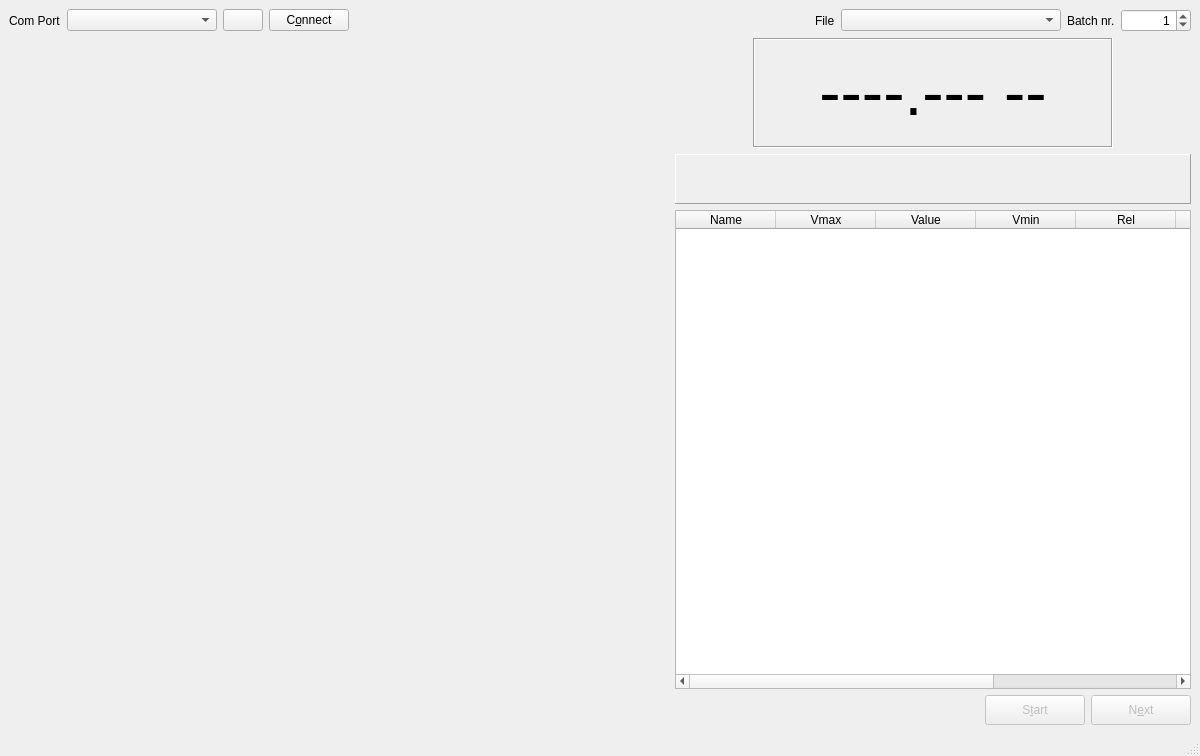
<?xml version="1.0" encoding="UTF-8"?>
<ui version="4.0">
 <class>MainWindow</class>
 <widget class="QMainWindow" name="MainWindow">
  <property name="geometry">
   <rect>
    <x>0</x>
    <y>0</y>
    <width>1200</width>
    <height>756</height>
   </rect>
  </property>
  <property name="minimumSize">
   <size>
    <width>1200</width>
    <height>756</height>
   </size>
  </property>
  <property name="windowTitle">
   <string>DMMREC</string>
  </property>
  <property name="windowIcon">
   <iconset>
    <normaloff>Iconos/DMMREC.png</normaloff>Iconos/DMMREC.png</iconset>
  </property>
  <widget class="QWidget" name="centralwidget">
   <layout class="QGridLayout" name="gridLayout_2">
    <item row="0" column="0" colspan="2">
     <layout class="QHBoxLayout" name="horizontalLayout_Botones">
      <item>
       <widget class="QLabel" name="label_Com">
        <property name="text">
         <string>Com Port</string>
        </property>
       </widget>
      </item>
      <item>
       <widget class="QComboBox" name="comboBoxPort">
        <property name="minimumSize">
         <size>
          <width>150</width>
          <height>0</height>
         </size>
        </property>
        <property name="focusPolicy">
         <enum>Qt::NoFocus</enum>
        </property>
       </widget>
      </item>
      <item>
       <widget class="QPushButton" name="Buttonrefresh">
        <property name="text">
         <string/>
        </property>
        <property name="icon">
         <iconset>
          <normaloff>Iconos/Ico_refresh.png</normaloff>Iconos/Ico_refresh.png</iconset>
        </property>
       </widget>
      </item>
      <item>
       <widget class="QPushButton" name="Button_connect">
        <property name="text">
         <string>C&amp;onnect</string>
        </property>
       </widget>
      </item>
      <item>
       <spacer name="horizontalSpacer">
        <property name="orientation">
         <enum>Qt::Horizontal</enum>
        </property>
        <property name="sizeHint" stdset="0">
         <size>
          <width>60</width>
          <height>20</height>
         </size>
        </property>
       </spacer>
      </item>
      <item>
       <widget class="QLabel" name="label_Art">
        <property name="text">
         <string>File</string>
        </property>
       </widget>
      </item>
      <item>
       <widget class="QComboBox" name="comboBoxArt">
        <property name="minimumSize">
         <size>
          <width>220</width>
          <height>0</height>
         </size>
        </property>
       </widget>
      </item>
      <item>
       <widget class="QLabel" name="label_Orden">
        <property name="text">
         <string>Batch nr.</string>
        </property>
       </widget>
      </item>
      <item>
       <widget class="QSpinBox" name="spinBoxorden">
        <property name="minimumSize">
         <size>
          <width>70</width>
          <height>0</height>
         </size>
        </property>
        <property name="alignment">
         <set>Qt::AlignRight|Qt::AlignTrailing|Qt::AlignVCenter</set>
        </property>
        <property name="minimum">
         <number>0</number>
        </property>
        <property name="maximum">
         <number>9999</number>
        </property>
        <property name="value">
         <number>1</number>
        </property>
       </widget>
      </item>
     </layout>
    </item>
    <item row="1" column="0">
     <widget class="QWidget" name="widget" native="true">
      <property name="minimumSize">
       <size>
        <width>660</width>
        <height>660</height>
       </size>
      </property>
      <layout class="QGridLayout" name="gridLayout">
       <item row="0" column="0">
        <widget class="QLabel" name="label_im">
         <property name="minimumSize">
          <size>
           <width>640</width>
           <height>640</height>
          </size>
         </property>
         <property name="maximumSize">
          <size>
           <width>640</width>
           <height>640</height>
          </size>
         </property>
         <property name="palette">
          <palette>
           <active>
            <colorrole role="WindowText">
             <brush brushstyle="SolidPattern">
              <color alpha="255">
               <red>0</red>
               <green>0</green>
               <blue>0</blue>
              </color>
             </brush>
            </colorrole>
            <colorrole role="Button">
             <brush brushstyle="SolidPattern">
              <color alpha="255">
               <red>255</red>
               <green>255</green>
               <blue>255</blue>
              </color>
             </brush>
            </colorrole>
            <colorrole role="Light">
             <brush brushstyle="SolidPattern">
              <color alpha="255">
               <red>255</red>
               <green>255</green>
               <blue>255</blue>
              </color>
             </brush>
            </colorrole>
            <colorrole role="Midlight">
             <brush brushstyle="SolidPattern">
              <color alpha="255">
               <red>255</red>
               <green>255</green>
               <blue>255</blue>
              </color>
             </brush>
            </colorrole>
            <colorrole role="Dark">
             <brush brushstyle="SolidPattern">
              <color alpha="255">
               <red>127</red>
               <green>127</green>
               <blue>127</blue>
              </color>
             </brush>
            </colorrole>
            <colorrole role="Mid">
             <brush brushstyle="SolidPattern">
              <color alpha="255">
               <red>170</red>
               <green>170</green>
               <blue>170</blue>
              </color>
             </brush>
            </colorrole>
            <colorrole role="Text">
             <brush brushstyle="SolidPattern">
              <color alpha="255">
               <red>0</red>
               <green>0</green>
               <blue>0</blue>
              </color>
             </brush>
            </colorrole>
            <colorrole role="BrightText">
             <brush brushstyle="SolidPattern">
              <color alpha="255">
               <red>255</red>
               <green>255</green>
               <blue>255</blue>
              </color>
             </brush>
            </colorrole>
            <colorrole role="ButtonText">
             <brush brushstyle="SolidPattern">
              <color alpha="255">
               <red>0</red>
               <green>0</green>
               <blue>0</blue>
              </color>
             </brush>
            </colorrole>
            <colorrole role="Base">
             <brush brushstyle="SolidPattern">
              <color alpha="255">
               <red>255</red>
               <green>255</green>
               <blue>255</blue>
              </color>
             </brush>
            </colorrole>
            <colorrole role="Window">
             <brush brushstyle="SolidPattern">
              <color alpha="255">
               <red>255</red>
               <green>255</green>
               <blue>255</blue>
              </color>
             </brush>
            </colorrole>
            <colorrole role="Shadow">
             <brush brushstyle="SolidPattern">
              <color alpha="255">
               <red>0</red>
               <green>0</green>
               <blue>0</blue>
              </color>
             </brush>
            </colorrole>
            <colorrole role="AlternateBase">
             <brush brushstyle="SolidPattern">
              <color alpha="255">
               <red>255</red>
               <green>255</green>
               <blue>255</blue>
              </color>
             </brush>
            </colorrole>
            <colorrole role="ToolTipBase">
             <brush brushstyle="SolidPattern">
              <color alpha="255">
               <red>255</red>
               <green>255</green>
               <blue>220</blue>
              </color>
             </brush>
            </colorrole>
            <colorrole role="ToolTipText">
             <brush brushstyle="SolidPattern">
              <color alpha="255">
               <red>0</red>
               <green>0</green>
               <blue>0</blue>
              </color>
             </brush>
            </colorrole>
            <colorrole role="PlaceholderText">
             <brush brushstyle="NoBrush">
              <color alpha="128">
               <red>0</red>
               <green>0</green>
               <blue>0</blue>
              </color>
             </brush>
            </colorrole>
           </active>
           <inactive>
            <colorrole role="WindowText">
             <brush brushstyle="SolidPattern">
              <color alpha="255">
               <red>0</red>
               <green>0</green>
               <blue>0</blue>
              </color>
             </brush>
            </colorrole>
            <colorrole role="Button">
             <brush brushstyle="SolidPattern">
              <color alpha="255">
               <red>255</red>
               <green>255</green>
               <blue>255</blue>
              </color>
             </brush>
            </colorrole>
            <colorrole role="Light">
             <brush brushstyle="SolidPattern">
              <color alpha="255">
               <red>255</red>
               <green>255</green>
               <blue>255</blue>
              </color>
             </brush>
            </colorrole>
            <colorrole role="Midlight">
             <brush brushstyle="SolidPattern">
              <color alpha="255">
               <red>255</red>
               <green>255</green>
               <blue>255</blue>
              </color>
             </brush>
            </colorrole>
            <colorrole role="Dark">
             <brush brushstyle="SolidPattern">
              <color alpha="255">
               <red>127</red>
               <green>127</green>
               <blue>127</blue>
              </color>
             </brush>
            </colorrole>
            <colorrole role="Mid">
             <brush brushstyle="SolidPattern">
              <color alpha="255">
               <red>170</red>
               <green>170</green>
               <blue>170</blue>
              </color>
             </brush>
            </colorrole>
            <colorrole role="Text">
             <brush brushstyle="SolidPattern">
              <color alpha="255">
               <red>0</red>
               <green>0</green>
               <blue>0</blue>
              </color>
             </brush>
            </colorrole>
            <colorrole role="BrightText">
             <brush brushstyle="SolidPattern">
              <color alpha="255">
               <red>255</red>
               <green>255</green>
               <blue>255</blue>
              </color>
             </brush>
            </colorrole>
            <colorrole role="ButtonText">
             <brush brushstyle="SolidPattern">
              <color alpha="255">
               <red>0</red>
               <green>0</green>
               <blue>0</blue>
              </color>
             </brush>
            </colorrole>
            <colorrole role="Base">
             <brush brushstyle="SolidPattern">
              <color alpha="255">
               <red>255</red>
               <green>255</green>
               <blue>255</blue>
              </color>
             </brush>
            </colorrole>
            <colorrole role="Window">
             <brush brushstyle="SolidPattern">
              <color alpha="255">
               <red>255</red>
               <green>255</green>
               <blue>255</blue>
              </color>
             </brush>
            </colorrole>
            <colorrole role="Shadow">
             <brush brushstyle="SolidPattern">
              <color alpha="255">
               <red>0</red>
               <green>0</green>
               <blue>0</blue>
              </color>
             </brush>
            </colorrole>
            <colorrole role="AlternateBase">
             <brush brushstyle="SolidPattern">
              <color alpha="255">
               <red>255</red>
               <green>255</green>
               <blue>255</blue>
              </color>
             </brush>
            </colorrole>
            <colorrole role="ToolTipBase">
             <brush brushstyle="SolidPattern">
              <color alpha="255">
               <red>255</red>
               <green>255</green>
               <blue>220</blue>
              </color>
             </brush>
            </colorrole>
            <colorrole role="ToolTipText">
             <brush brushstyle="SolidPattern">
              <color alpha="255">
               <red>0</red>
               <green>0</green>
               <blue>0</blue>
              </color>
             </brush>
            </colorrole>
            <colorrole role="PlaceholderText">
             <brush brushstyle="NoBrush">
              <color alpha="128">
               <red>0</red>
               <green>0</green>
               <blue>0</blue>
              </color>
             </brush>
            </colorrole>
           </inactive>
           <disabled>
            <colorrole role="WindowText">
             <brush brushstyle="SolidPattern">
              <color alpha="255">
               <red>127</red>
               <green>127</green>
               <blue>127</blue>
              </color>
             </brush>
            </colorrole>
            <colorrole role="Button">
             <brush brushstyle="SolidPattern">
              <color alpha="255">
               <red>255</red>
               <green>255</green>
               <blue>255</blue>
              </color>
             </brush>
            </colorrole>
            <colorrole role="Light">
             <brush brushstyle="SolidPattern">
              <color alpha="255">
               <red>255</red>
               <green>255</green>
               <blue>255</blue>
              </color>
             </brush>
            </colorrole>
            <colorrole role="Midlight">
             <brush brushstyle="SolidPattern">
              <color alpha="255">
               <red>255</red>
               <green>255</green>
               <blue>255</blue>
              </color>
             </brush>
            </colorrole>
            <colorrole role="Dark">
             <brush brushstyle="SolidPattern">
              <color alpha="255">
               <red>127</red>
               <green>127</green>
               <blue>127</blue>
              </color>
             </brush>
            </colorrole>
            <colorrole role="Mid">
             <brush brushstyle="SolidPattern">
              <color alpha="255">
               <red>170</red>
               <green>170</green>
               <blue>170</blue>
              </color>
             </brush>
            </colorrole>
            <colorrole role="Text">
             <brush brushstyle="SolidPattern">
              <color alpha="255">
               <red>127</red>
               <green>127</green>
               <blue>127</blue>
              </color>
             </brush>
            </colorrole>
            <colorrole role="BrightText">
             <brush brushstyle="SolidPattern">
              <color alpha="255">
               <red>255</red>
               <green>255</green>
               <blue>255</blue>
              </color>
             </brush>
            </colorrole>
            <colorrole role="ButtonText">
             <brush brushstyle="SolidPattern">
              <color alpha="255">
               <red>127</red>
               <green>127</green>
               <blue>127</blue>
              </color>
             </brush>
            </colorrole>
            <colorrole role="Base">
             <brush brushstyle="SolidPattern">
              <color alpha="255">
               <red>255</red>
               <green>255</green>
               <blue>255</blue>
              </color>
             </brush>
            </colorrole>
            <colorrole role="Window">
             <brush brushstyle="SolidPattern">
              <color alpha="255">
               <red>255</red>
               <green>255</green>
               <blue>255</blue>
              </color>
             </brush>
            </colorrole>
            <colorrole role="Shadow">
             <brush brushstyle="SolidPattern">
              <color alpha="255">
               <red>0</red>
               <green>0</green>
               <blue>0</blue>
              </color>
             </brush>
            </colorrole>
            <colorrole role="AlternateBase">
             <brush brushstyle="SolidPattern">
              <color alpha="255">
               <red>255</red>
               <green>255</green>
               <blue>255</blue>
              </color>
             </brush>
            </colorrole>
            <colorrole role="ToolTipBase">
             <brush brushstyle="SolidPattern">
              <color alpha="255">
               <red>255</red>
               <green>255</green>
               <blue>220</blue>
              </color>
             </brush>
            </colorrole>
            <colorrole role="ToolTipText">
             <brush brushstyle="SolidPattern">
              <color alpha="255">
               <red>0</red>
               <green>0</green>
               <blue>0</blue>
              </color>
             </brush>
            </colorrole>
            <colorrole role="PlaceholderText">
             <brush brushstyle="NoBrush">
              <color alpha="128">
               <red>0</red>
               <green>0</green>
               <blue>0</blue>
              </color>
             </brush>
            </colorrole>
           </disabled>
          </palette>
         </property>
         <property name="text">
          <string/>
         </property>
         <property name="alignment">
          <set>Qt::AlignCenter</set>
         </property>
        </widget>
       </item>
      </layout>
     </widget>
    </item>
    <item row="1" column="1">
     <layout class="QVBoxLayout" name="verticalLayout">
      <item>
       <layout class="QHBoxLayout" name="horizontalLayout">
        <property name="sizeConstraint">
         <enum>QLayout::SetDefaultConstraint</enum>
        </property>
        <item>
         <spacer name="horizontalSpacer_3">
          <property name="orientation">
           <enum>Qt::Horizontal</enum>
          </property>
          <property name="sizeHint" stdset="0">
           <size>
            <width>40</width>
            <height>20</height>
           </size>
          </property>
         </spacer>
        </item>
        <item>
         <widget class="QLabel" name="label_bat">
          <property name="minimumSize">
           <size>
            <width>50</width>
            <height>40</height>
           </size>
          </property>
          <property name="maximumSize">
           <size>
            <width>50</width>
            <height>40</height>
           </size>
          </property>
          <property name="text">
           <string/>
          </property>
          <property name="pixmap">
           <pixmap>Iconos/ico-blank.png</pixmap>
          </property>
          <property name="scaledContents">
           <bool>true</bool>
          </property>
         </widget>
        </item>
        <item>
         <widget class="QLabel" name="label_DMM">
          <property name="minimumSize">
           <size>
            <width>360</width>
            <height>110</height>
           </size>
          </property>
          <property name="maximumSize">
           <size>
            <width>398</width>
            <height>110</height>
           </size>
          </property>
          <property name="font">
           <font>
            <pointsize>48</pointsize>
           </font>
          </property>
          <property name="locale">
           <locale language="Spanish" country="Spain"/>
          </property>
          <property name="frameShape">
           <enum>QFrame::Box</enum>
          </property>
          <property name="frameShadow">
           <enum>QFrame::Sunken</enum>
          </property>
          <property name="text">
           <string>----.--- --</string>
          </property>
          <property name="alignment">
           <set>Qt::AlignCenter</set>
          </property>
          <property name="margin">
           <number>0</number>
          </property>
         </widget>
        </item>
        <item>
         <widget class="QLabel" name="label_acdc">
          <property name="minimumSize">
           <size>
            <width>50</width>
            <height>40</height>
           </size>
          </property>
          <property name="maximumSize">
           <size>
            <width>50</width>
            <height>40</height>
           </size>
          </property>
          <property name="text">
           <string/>
          </property>
          <property name="pixmap">
           <pixmap>Iconos/ico-blank.png</pixmap>
          </property>
          <property name="scaledContents">
           <bool>true</bool>
          </property>
         </widget>
        </item>
        <item>
         <spacer name="horizontalSpacer_4">
          <property name="orientation">
           <enum>Qt::Horizontal</enum>
          </property>
          <property name="sizeHint" stdset="0">
           <size>
            <width>40</width>
            <height>20</height>
           </size>
          </property>
         </spacer>
        </item>
       </layout>
      </item>
      <item>
       <widget class="QLabel" name="label">
        <property name="minimumSize">
         <size>
          <width>480</width>
          <height>50</height>
         </size>
        </property>
        <property name="font">
         <font>
          <family>DejaVu Sans</family>
          <pointsize>26</pointsize>
          <weight>75</weight>
          <bold>true</bold>
         </font>
        </property>
        <property name="frameShape">
         <enum>QFrame::Panel</enum>
        </property>
        <property name="frameShadow">
         <enum>QFrame::Raised</enum>
        </property>
        <property name="text">
         <string/>
        </property>
        <property name="scaledContents">
         <bool>true</bool>
        </property>
        <property name="alignment">
         <set>Qt::AlignCenter</set>
        </property>
       </widget>
      </item>
      <item>
       <widget class="QTableWidget" name="tableWidget">
        <property name="minimumSize">
         <size>
          <width>500</width>
          <height>390</height>
         </size>
        </property>
        <property name="focusPolicy">
         <enum>Qt::NoFocus</enum>
        </property>
        <column>
         <property name="text">
          <string>Name</string>
         </property>
        </column>
        <column>
         <property name="text">
          <string>Vmax</string>
         </property>
        </column>
        <column>
         <property name="text">
          <string>Value</string>
         </property>
        </column>
        <column>
         <property name="text">
          <string>Vmin</string>
         </property>
        </column>
        <column>
         <property name="text">
          <string>Rel</string>
         </property>
        </column>
        <column>
         <property name="text">
          <string>%</string>
         </property>
        </column>
        <column>
         <property name="text">
          <string>Derivation</string>
         </property>
        </column>
        <column>
         <property name="text">
          <string>Pass</string>
         </property>
        </column>
       </widget>
      </item>
      <item>
       <layout class="QHBoxLayout" name="horizontalLayout_2">
        <item>
         <spacer name="horizontalSpacer_2">
          <property name="orientation">
           <enum>Qt::Horizontal</enum>
          </property>
          <property name="sizeHint" stdset="0">
           <size>
            <width>268</width>
            <height>20</height>
           </size>
          </property>
         </spacer>
        </item>
        <item>
         <widget class="QPushButton" name="pushButton_start">
          <property name="enabled">
           <bool>false</bool>
          </property>
          <property name="minimumSize">
           <size>
            <width>100</width>
            <height>30</height>
           </size>
          </property>
          <property name="text">
           <string>S&amp;tart</string>
          </property>
          <property name="autoDefault">
           <bool>true</bool>
          </property>
         </widget>
        </item>
        <item>
         <widget class="QPushButton" name="pushButton_next">
          <property name="enabled">
           <bool>false</bool>
          </property>
          <property name="minimumSize">
           <size>
            <width>100</width>
            <height>30</height>
           </size>
          </property>
          <property name="text">
           <string>N&amp;ext</string>
          </property>
         </widget>
        </item>
       </layout>
      </item>
     </layout>
    </item>
   </layout>
  </widget>
  <widget class="QStatusBar" name="statusbar"/>
 </widget>
 <tabstops>
  <tabstop>comboBoxPort</tabstop>
  <tabstop>Button_connect</tabstop>
  <tabstop>comboBoxArt</tabstop>
  <tabstop>spinBoxorden</tabstop>
  <tabstop>pushButton_start</tabstop>
  <tabstop>pushButton_next</tabstop>
 </tabstops>
 <resources/>
 <connections/>
</ui>
